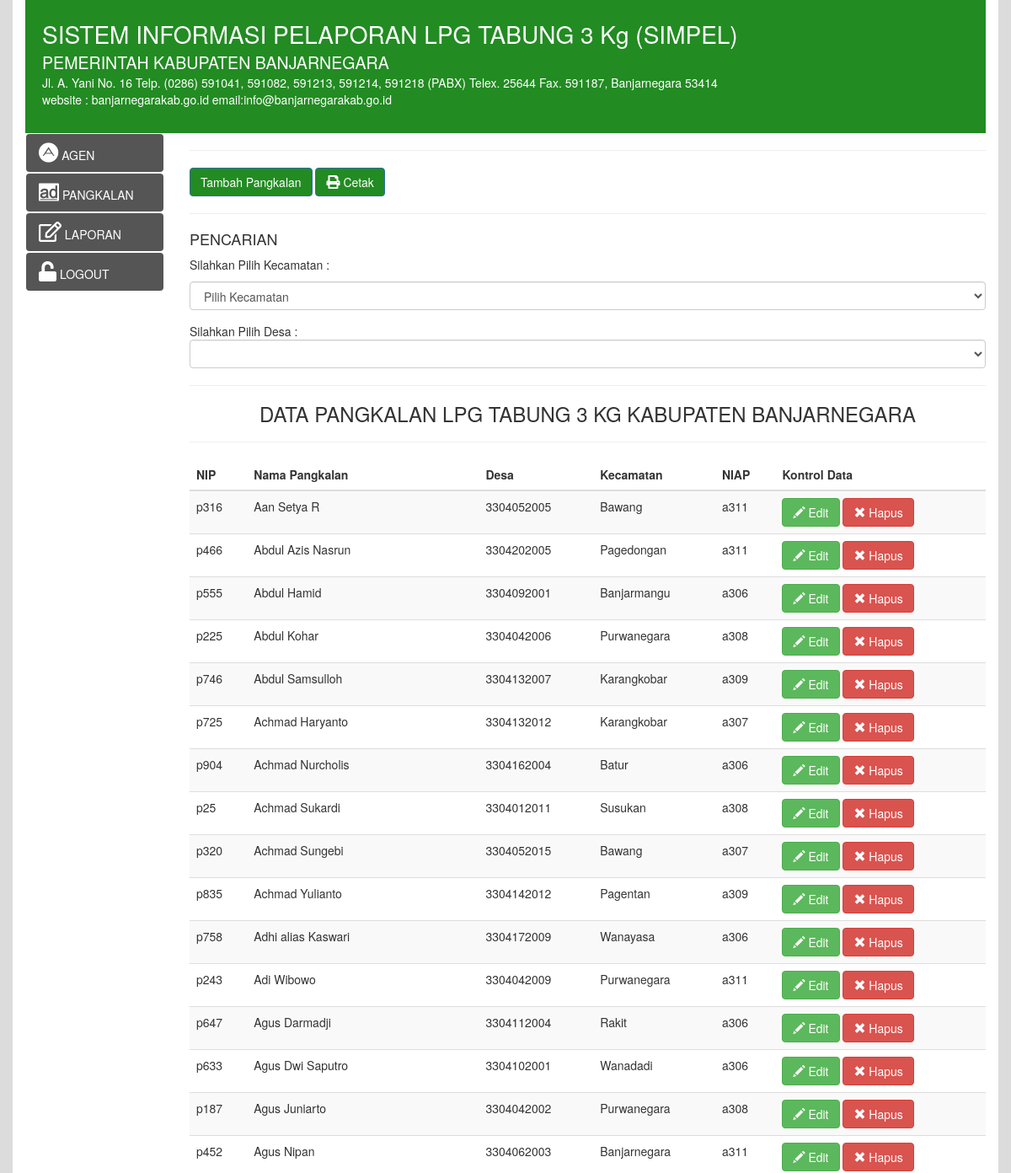
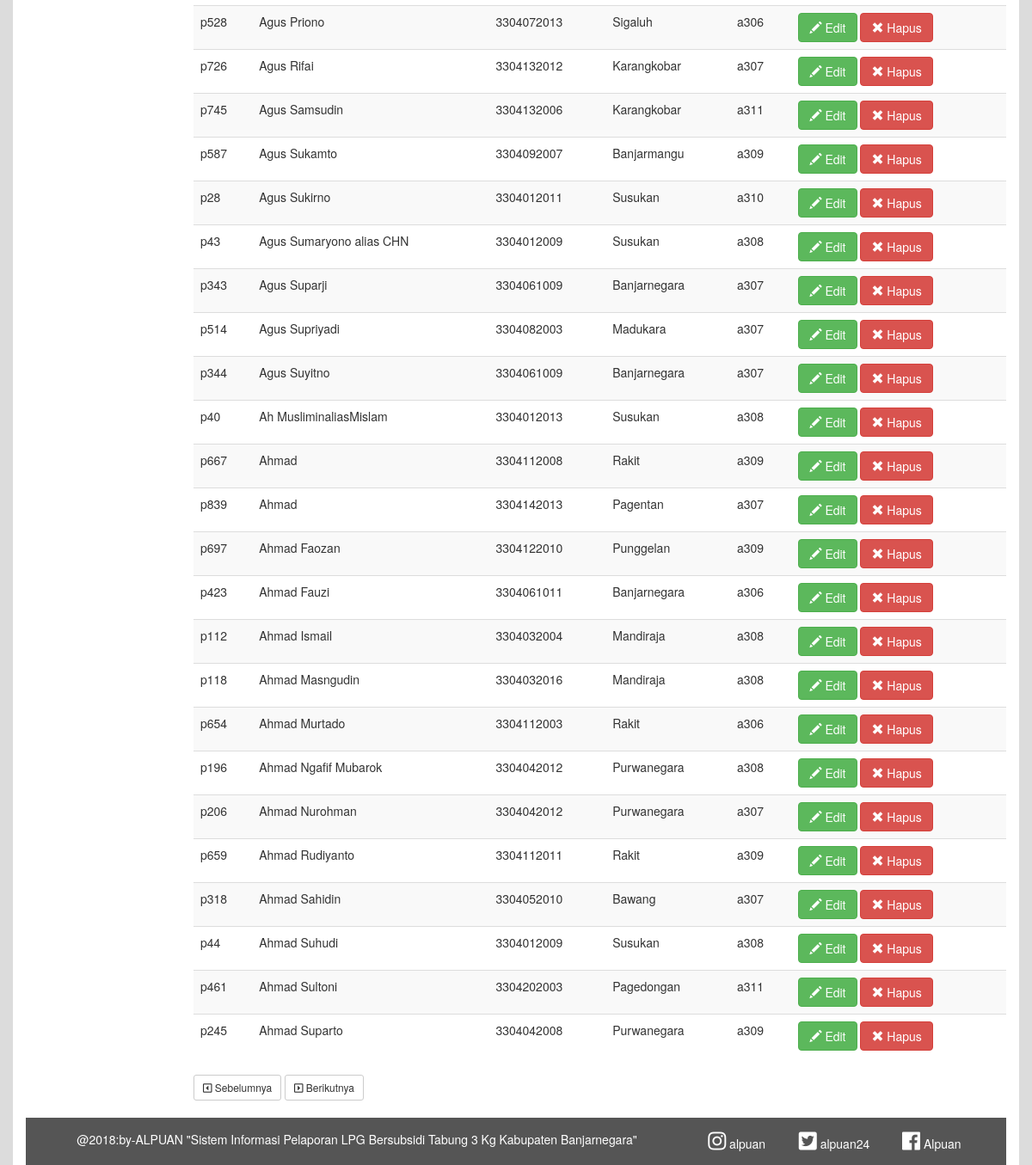
Page /?menu=pangkalan&p=1 on the committed database (2 pictures, top to bottom).
### tables this page shows
CREATE TABLE `tabelpangkalan` (
  `idPangkalan` varchar(16) NOT NULL,
  `pemilikPangkalan` varchar(30) NOT NULL,
  `desa` varchar(30) NOT NULL,
  `kecamatan` varchar(30) NOT NULL,
  `niap` varchar(6) NOT NULL
);

### kelas/class.db.php (called while the page is built, shortened)
<?php
  class db
  {
    public $db_host = "localhost";
    public $db_user = "root";
    public $db_pass = "";
    public $db_name = "lpg";
    function koneksi(){
      $conn = new mysqli($this->db_host, $this->db_user, $this->db_pass, $this->db_name);
      return $conn;
    }
    function tampil($kolom,$tabel,$kondisi,$urut,$baris){
      $conn = $this->koneksi();
      $sql = "SELECT $kolom FROM $tabel WHERE $kondisi ORDER BY $urut LIMIT $baris, 40";
      $res = $conn->query($sql);
      if ($res->num_rows > 0) {
        $output = array();
        while($row = $res->fetch_assoc()) {
          array_push($output,$row);
          }
          return $output;
      } else {
          echo "Tidak ada hasil <br />";
      }
    }
  }
?>

### pangkalan/datapangkalan.php (the view)
<center><h3>DATA PANGKALAN LPG TABUNG 3 KG KABUPATEN BANJARNEGARA</h3></center><hr>
<table class="table table-striped">
		<thead>
			<tr>
				<th>NIP</th>
				<th>Nama Pangkalan</th>
				<th>Desa</th>
				<th>Kecamatan</th>
				<th>NIAP</th>
				<th>Kontrol Data</th>
			</tr>
		</thead>
		<tbody id="filterdesa">
	<?php
		$baris=($_GET['p']-1) *40;
		$anggota = $cit->tampil("*","tabelpangkalan",1,'pemilikPangkalan',$baris);
		for($i = 0 ; $i < COUNT($anggota) ; $i++ ){
			echo
			"
			<tr>
				<td>".$anggota[$i]['idPangkalan']."</td>
				<td>".$anggota[$i]['pemilikPangkalan']."</td>
				<td>".$anggota[$i]['desa']."</td>
				<td>".$anggota[$i]['kecamatan']."</td>
				<td>".$anggota[$i]['niap']."</td>
				<td>
					<a class='btn btn-success' href='./?menu=formulirPangkalan&modus=update&id=".$anggota[$i]['idPangkalan']."'>
					 <span class='glyphicon glyphicon-pencil'></span> Edit </a>
					<a class='btn btn-danger' href='pangkalan/hapus.php?id=".$anggota[$i]['idPangkalan']."'>
					<span class='glyphicon glyphicon-remove'></span> Hapus </a>
				</td>
			</tr>
			";
		}
	?>
	</tbody>
</table>

### index.php (shortened to what this page needs)
<?php
	require('./kelas/class.db.php');
?>
<!DOCTYPE html>
<html lang="en">
<head>
  <link rel="stylesheet" href="https://maxcdn.bootstrapcdn.com/bootstrap/3.3.7/css/bootstrap.min.css">
  <link rel="stylesheet" href="https://use.fontawesome.com/releases/v5.5.0/css/all.css">
</head>
<body>
<div class="container">
    <div class="header noprint">
    	<div class="row">
    		<div class="col-lg-12">
		        <a class="judul">SISTEM INFORMASI PELAPORAN LPG TABUNG 3 Kg (SIMPEL)</a><br>
		        <a class="deskripsi">PEMERINTAH KABUPATEN BANJARNEGARA</a>
			   	<p style="color:#fff;">Jl. A. Yani No. 16 Telp. (0286) 591041, 591082, 591213, 591214, 591218 (PABX) Telex. 25644 Fax. 591187, Banjarnegara 53414<br>
			   		website : banjarnegarakab.go.id email:info@banjarnegarakab.go.id</p>
		    </div>
		</div>
	</div>
	<div class="row" id="konten">
		<div  class="col-lg-2 noprint">
			<?php include("navbar.php");?>
		</div>
		<div
			class="col-lg-10">
			<?php include("konten.php");?>
	<footer class="container-fluid text-center noprint">
		<div class="col-lg-8">
			<marquee direction="left">@2018:by-ALPUAN "Sistem Informasi Pelaporan LPG Bersubsidi Tabung 3 Kg Kabupaten Banjarnegara"</marquee></div>
			<div class="col-lg-4">
				<div class="col-md-4"><i style='font-size:24px' class='fab'>&#xf16d;</i> alpuan</div>
				<div class="col-md-4"><i style='font-size:24px' class='fab'>&#xf081;</i> alpuan24</div>
				<div class="col-md-4"> <i style='font-size:24px' class='fab'>&#xf09a;</i> Alpuan</div>
			</div>
	</footer>
</body>
</html>

### navbar.php (shortened to what this page needs)
<nav class="navbar navbar-expand-sm bg-light" >
  <ul class="nav nav-pills nav-stacked">
            <li class="active">
              <a class="nav-link" style="background-color:#555" href="./?menu=agen">
                <i style='font-size:24px' class='fab'>&#xf170;</i> AGEN</a>
            </li>
            <li class="active">
              <a class="nav-link" style="background-color:#555" href="./?menu=pangkalan&p=1">
                <i style='font-size:24px' class='fab'>&#xf36a;</i> PANGKALAN</a>
            </li>
            <li class="active">
              <a class="nav-link" style="background-color:#555" href="./?menu=distribusi">
                <i style='font-size:24px' class='far'>&#xf044;</i> LAPORAN</a>
            </li>
            <li class="active">
              <a class="nav-link" style="background-color:#555" href="./?page=halaman5">
                <i style='font-size:24px' class='fas'>&#xf09c;</i> LOGOUT</a>
          </ul>
</nav>

### konten.php (shortened to what this page needs)
<?php
	$page=$_GET['menu'];
	switch($page)
		{
			case 'pangkalan' : include("pangkalan/pangkalan.php"); break;
		}
?>

### pangkalan/pangkalan.php (shortened to what this page needs)
<div  class="noprint">
	<h3 class="noprint"><center></center></h3><hr>
	<a class="btn btn-primary" style="background-color:#228B22"  class="noprint"
		href="./?menu=tbpangkalan&modus=input">Tambah Pangkalan
	</a>
	<a href="datapangkalan.php"  class="noprint">
    	<button class="btn btn-primary" style="background-color:#228B22"
    			onClick="window.print();">
    			<i style="font-size:16px" class="fa">&#xf02f;</i> Cetak
    	</button>
    </a>
	<hr>
		<h4  class="noprint">PENCARIAN</h4>
		<p  class="noprint">Silahkan Pilih Kecamatan :</p>
		<div class="form-group"  class="noprint">
			<select id="kecamatan" class="form-control">
				<option>Pilih Kecamatan</option>
			</select>
		</div>
		Silahkan Pilih Desa :
		<div class="form-group"  class="noprint">
			<select id="desa" class="form-control">
			</select>
		</div>
	<hr>
</div>
<div>
	<?php include("datapangkalan.php");?>
	<?php nomorHalaman(); ?>
</div>
</body>
</html>
<?php
function nomorHalaman()
	{
		$halSekarang = $_GET['p'];
		$halSebelum = $halSekarang-1;
		$halBerikut = $halSekarang+1;
		if ($halSekarang == 1)
			{
				$halSebelum = 1;
			}
		echo '<a href="./?menu=pangkalan&p='.$halSebelum.'">
				<button type="button" class="btn btn-default btn-sm">
          			<span class="far fa-caret-square-left"></span> Sebelumnya
          		</button></a>';
		echo '<a href="./?menu=pangkalan&p='.$halBerikut.'">
				<button type="button" class="btn btn-default btn-sm">
         		 	<span class="far fa-caret-square-right"></span> Berikutnya
        		</button></a>';
	}
?>

### index.php (style rules this page uses)
html,body { background-color:#DCDCDC; }
.container { background-color:#fff; }
.header { background:#228B22; padding:20px; }
.header a.judul { font-size:200%; color:#fff; }
.header a.deskripsi { font-size:140%; color:#fff; }
#konten { height: auto; }
footer { background-color:#555; color: white; padding: 15px; }

### rows in the picture
tabelpangkalan: idPangkalan "p316", pemilikPangkalan "Aan Setya R", desa "3304052005", kecamatan "Bawang", niap "a311"
tabelpangkalan: idPangkalan "p466", pemilikPangkalan "Abdul Azis Nasrun", desa "3304202005", kecamatan "Pagedongan", niap "a311"
tabelpangkalan: idPangkalan "p555", pemilikPangkalan "Abdul Hamid", desa "3304092001", kecamatan "Banjarmangu", niap "a306"
tabelpangkalan: idPangkalan "p225", pemilikPangkalan "Abdul Kohar", desa "3304042006", kecamatan "Purwanegara", niap "a308"
tabelpangkalan: idPangkalan "p746", pemilikPangkalan "Abdul Samsulloh", desa "3304132007", kecamatan "Karangkobar", niap "a309"
tabelpangkalan: idPangkalan "p725", pemilikPangkalan "Achmad Haryanto", desa "3304132012", kecamatan "Karangkobar", niap "a307"
tabelpangkalan: idPangkalan "p904", pemilikPangkalan "Achmad Nurcholis", desa "3304162004", kecamatan "Batur", niap "a306"
tabelpangkalan: idPangkalan "p25", pemilikPangkalan "Achmad Sukardi", desa "3304012011", kecamatan "Susukan", niap "a308"
tabelpangkalan: idPangkalan "p320", pemilikPangkalan "Achmad Sungebi", desa "3304052015", kecamatan "Bawang", niap "a307"
tabelpangkalan: idPangkalan "p835", pemilikPangkalan "Achmad Yulianto", desa "3304142012", kecamatan "Pagentan", niap "a309"
tabelpangkalan: idPangkalan "p758", pemilikPangkalan "Adhi alias Kaswari", desa "3304172009", kecamatan "Wanayasa", niap "a306"
tabelpangkalan: idPangkalan "p243", pemilikPangkalan "Adi Wibowo", desa "3304042009", kecamatan "Purwanegara", niap "a311"
tabelpangkalan: idPangkalan "p647", pemilikPangkalan "Agus Darmadji", desa "3304112004", kecamatan "Rakit", niap "a306"
tabelpangkalan: idPangkalan "p633", pemilikPangkalan "Agus Dwi Saputro", desa "3304102001", kecamatan "Wanadadi", niap "a306"
tabelpangkalan: idPangkalan "p187", pemilikPangkalan "Agus Juniarto", desa "3304042002", kecamatan "Purwanegara", niap "a308"
tabelpangkalan: idPangkalan "p452", pemilikPangkalan "Agus Nipan", desa "3304062003", kecamatan "Banjarnegara", niap "a311"
tabelpangkalan: idPangkalan "p528", pemilikPangkalan "Agus Priono", desa "3304072013", kecamatan "Sigaluh", niap "a306"
tabelpangkalan: idPangkalan "p726", pemilikPangkalan "Agus Rifai", desa "3304132012", kecamatan "Karangkobar", niap "a307"
tabelpangkalan: idPangkalan "p745", pemilikPangkalan "Agus Samsudin", desa "3304132006", kecamatan "Karangkobar", niap "a311"
tabelpangkalan: idPangkalan "p587", pemilikPangkalan "Agus Sukamto", desa "3304092007", kecamatan "Banjarmangu", niap "a309"
tabelpangkalan: idPangkalan "p28", pemilikPangkalan "Agus Sukirno", desa "3304012011", kecamatan "Susukan", niap "a310"
tabelpangkalan: idPangkalan "p43", pemilikPangkalan "Agus Sumaryono alias CHN", desa "3304012009", kecamatan "Susukan", niap "a308"
tabelpangkalan: idPangkalan "p343", pemilikPangkalan "Agus Suparji", desa "3304061009", kecamatan "Banjarnegara", niap "a307"
tabelpangkalan: idPangkalan "p514", pemilikPangkalan "Agus Supriyadi", desa "3304082003", kecamatan "Madukara", niap "a307"
tabelpangkalan: idPangkalan "p344", pemilikPangkalan "Agus Suyitno", desa "3304061009", kecamatan "Banjarnegara", niap "a307"
tabelpangkalan: idPangkalan "p40", pemilikPangkalan "Ah MusliminaliasMislam", desa "3304012013", kecamatan "Susukan", niap "a308"
tabelpangkalan: idPangkalan "p667", pemilikPangkalan "Ahmad", desa "3304112008", kecamatan "Rakit", niap "a309"
tabelpangkalan: idPangkalan "p839", pemilikPangkalan "Ahmad", desa "3304142013", kecamatan "Pagentan", niap "a307"
tabelpangkalan: idPangkalan "p697", pemilikPangkalan "Ahmad Faozan", desa "3304122010", kecamatan "Punggelan", niap "a309"
tabelpangkalan: idPangkalan "p423", pemilikPangkalan "Ahmad Fauzi", desa "3304061011", kecamatan "Banjarnegara", niap "a306"
tabelpangkalan: idPangkalan "p112", pemilikPangkalan "Ahmad Ismail", desa "3304032004", kecamatan "Mandiraja", niap "a308"
tabelpangkalan: idPangkalan "p118", pemilikPangkalan "Ahmad Masngudin", desa "3304032016", kecamatan "Mandiraja", niap "a308"
tabelpangkalan: idPangkalan "p654", pemilikPangkalan "Ahmad Murtado", desa "3304112003", kecamatan "Rakit", niap "a306"
tabelpangkalan: idPangkalan "p196", pemilikPangkalan "Ahmad Ngafif Mubarok", desa "3304042012", kecamatan "Purwanegara", niap "a308"
tabelpangkalan: idPangkalan "p206", pemilikPangkalan "Ahmad Nurohman", desa "3304042012", kecamatan "Purwanegara", niap "a307"
tabelpangkalan: idPangkalan "p659", pemilikPangkalan "Ahmad Rudiyanto", desa "3304112011", kecamatan "Rakit", niap "a309"
tabelpangkalan: idPangkalan "p318", pemilikPangkalan "Ahmad Sahidin", desa "3304052010", kecamatan "Bawang", niap "a307"
tabelpangkalan: idPangkalan "p44", pemilikPangkalan "Ahmad Suhudi", desa "3304012009", kecamatan "Susukan", niap "a308"
tabelpangkalan: idPangkalan "p461", pemilikPangkalan "Ahmad Sultoni", desa "3304202003", kecamatan "Pagedongan", niap "a311"
tabelpangkalan: idPangkalan "p245", pemilikPangkalan "Ahmad Suparto", desa "3304042008", kecamatan "Purwanegara", niap "a309"
